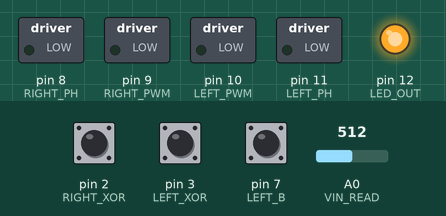
The sketch below on a simulated Arduino Uno, built with avr-gcc and run on an emulated ATmega328P. Parts: switched loads named in the sketch (green lamp = pin HIGH), output pins drawn as LEDs (lit = HIGH). Dashed ring = blinking. Inputs (shaded band) come from the test bench; at power-on: pin 3 (LEFT_XOR) LOW, A0 (VIN_READ) = 512, pin 2 (RIGHT_XOR) LOW, pin 7 (LEFT_B) LOW. What the sketch prints to the serial monitor is not drawn.

Above: at 1.2 s.
1.3 s: pin 3 (LEFT_XOR) pulled HIGH for 1 s
At 3.2 s:
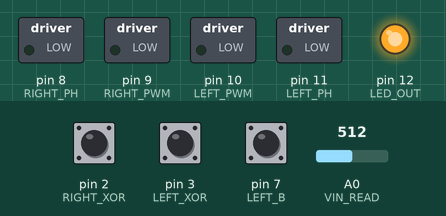
3.8 s: A0 (VIN_READ) set to 548
5.5 s: A0 (VIN_READ) set to 573
At 6.0 s:
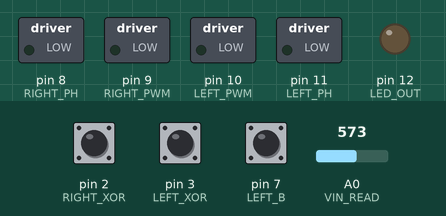
7.0 s: pin 3 (LEFT_XOR) pulled HIGH for 0.15 s
At 7.3 s:
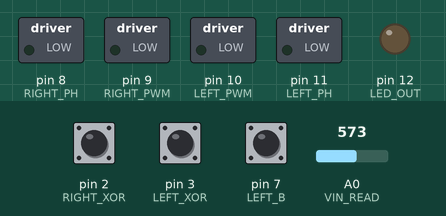
8.6 s: pin 3 (LEFT_XOR) pulled HIGH for 3.2 s
At 9.8 s:
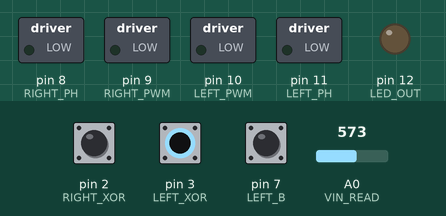
Timing chart, 0 to 13.3 s (numbered marks = the images above; inputs shaded):
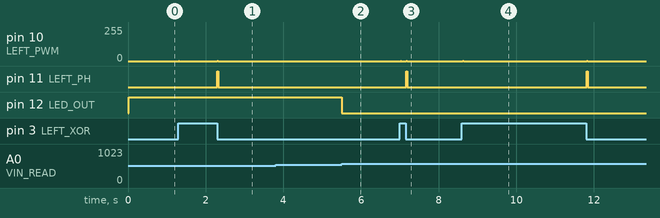

The sketch:

rova.ino
```cpp
#define RIGHT_XOR 2
#define LEFT_XOR 3
#define RIGHT_A 4
#define RIGHT_B 5
#define LEFT_A 6
#define LEFT_B 7
#define RIGHT_PH 8
#define RIGHT_PWM 9
#define LEFT_PWM 10
#define LEFT_PH 11
#define LED_OUT 12
#define VIN_READ A0

#define VLOW_THRESH 10.0 // volts
#define RATE 20 // millis
#define DEAD_COUNT_THRESH 50 // loop counts to wait before canceling movement
#define VEL_P 150 // bits per m/s err
#define PACKET_LEN 8 // two floats
#define SYNC_BYTE 0xAA // Unlikely to show up in our real data

#define WHEEL_RATIO 0.3192 // meters per revolution
#define TRACK_WIDTH 0.2646 // meters
#define COUNTS_PER_REV 280 // count/rev
#define DIST_PER_COUNT 0.000285 // m per count
#define RPS 2.333 // revolutions per second free speed
#define TOP_SPEED 0.7448 // meters per second free speed
#define BITS_PER_MSEC 342.37379 // bits/(meter/sec)
#define VIN_PER_BIT 0.01798 // battery voltage per adc bit

void isrRightXor();
void isrLeftXor();
static inline int8_t sgn(int val);
void setMotor(int phPin, int pwmPin, int value);

volatile long countLeft = 0;
volatile long countRight = 0;
volatile byte lastLeftA;
volatile byte lastLeftB;
volatile byte lastRightA;
volatile byte lastRightB;

unsigned long lastTime;
long lastCountLeft = 0;
long lastCountRight = 0;
float cmdFwd = 0;
float cmdRot = 0;
int deadCounts = 0;

void setup() {
  pinMode(RIGHT_XOR, INPUT);
  pinMode(LEFT_XOR, INPUT);
  pinMode(RIGHT_A, INPUT);
  pinMode(RIGHT_B, INPUT);
  pinMode(LEFT_A, INPUT);
  pinMode(LEFT_B, INPUT);
  pinMode(RIGHT_PH, OUTPUT);
  pinMode(RIGHT_PWM, OUTPUT);
  pinMode(LEFT_PWM, OUTPUT);
  pinMode(LEFT_PH, OUTPUT);
  pinMode(LED_OUT, OUTPUT);

  // Set PWM frequency to 32k
  TCCR1B = TCCR1B & B11111000 | B00000001;

  attachInterrupt(digitalPinToInterrupt(RIGHT_XOR), isrRightXor, CHANGE);
  attachInterrupt(digitalPinToInterrupt(LEFT_XOR), isrLeftXor, CHANGE);

  Serial.begin(115200);
  lastTime = millis();
}

void loop() {
  unsigned long curTime = millis();
  if (curTime - lastTime > RATE) {
    lastTime = curTime;
    // Read voltage input and determine if it's too low
    int vin = analogRead(VIN_READ);
    float voltage = ((float) vin) * VIN_PER_BIT;
    if (voltage <= VLOW_THRESH) {
      digitalWrite(LED_OUT, HIGH);
    }
    else {
      digitalWrite(LED_OUT, LOW);
    }

    // Calculate speed of each wheel from encoder
    int countLeftDiff = countLeft - lastCountLeft;
    float leftSpeedCounts = 1000 * ((float) countLeftDiff) / RATE;
    float leftSpeedmsec = leftSpeedCounts * DIST_PER_COUNT;
    int countRightDiff = countRight - lastCountRight;
    float rightSpeedCounts = 1000 * ((float) countRightDiff) / RATE;
    float rightSpeedmsec = rightSpeedCounts * DIST_PER_COUNT;
    lastCountRight = countRight;
    lastCountLeft = countLeft;

    float velFwd = (rightSpeedmsec + leftSpeedmsec) / 2;
    float velRot = (rightSpeedmsec - leftSpeedmsec) / TRACK_WIDTH;

    // Read in command speed
    if (Serial.available() >= 8) {
      deadCounts = 0;
      // Read directly into command memory
      Serial.readBytes((byte*) &cmdFwd, sizeof(float));
      Serial.readBytes((byte*) &cmdRot, sizeof(float));
    }
    else {
      ++deadCounts;
    }
    if (deadCounts > DEAD_COUNT_THRESH) {
      // We haven't heard from the host in a while, might be dead or frozen
      // Fail to no movement
      cmdFwd = 0;
      cmdRot = 0;
    }

    float speedRight = -(cmdFwd + cmdRot * TRACK_WIDTH / 2);
    float speedLeft = (cmdFwd - cmdRot * TRACK_WIDTH / 2);

    int cmdRight = speedRight * BITS_PER_MSEC;// + VEL_P * (speedRight - rightSpeedmsec);
    int cmdLeft = speedLeft * BITS_PER_MSEC + VEL_P * (speedLeft - leftSpeedmsec);
    setMotor(RIGHT_PH, RIGHT_PWM, cmdRight);
    setMotor(LEFT_PH, LEFT_PWM, cmdLeft);

    // Write out
    /*Serial.print(voltage);
    Serial.print(" Speed: ");
    Serial.print(velFwd);
    Serial.print(" Rotate: ");
    Serial.print(velRot);
    Serial.print(" CountR ");
    Serial.print(countRight);
    Serial.print(" CountL ");
    Serial.print(countLeft);
    Serial.print(" SpeedR ");
    Serial.print(rightSpeedmsec);
    Serial.print(" SpeedL ");
    Serial.println(leftSpeedmsec);*/
    Serial.write((byte*) &velFwd, sizeof(float));
    Serial.write((byte*) &velRot, sizeof(float));
    Serial.write((byte*) &voltage, sizeof(float));
    // Write two sync bytes to denote end
    Serial.write(SYNC_BYTE);
    Serial.write(SYNC_BYTE);
  }
}

void setMotor(int phPin, int pwmPin, int value) {
  if (sgn(value) < 0) {
    digitalWrite(phPin, HIGH);
  }
  else {
    digitalWrite(phPin, LOW);
  }

  analogWrite(pwmPin, abs(value));
}

void isrRightXor() {
  byte newRightB = digitalRead(RIGHT_B);
  byte newRightA = digitalRead(RIGHT_XOR) ^ newRightB;
  countRight += (newRightA ^ lastRightB) - (lastRightA ^ newRightB);
  if ((lastRightA ^ newRightA) & (lastRightB ^ newRightB)) {
    // error
  }
  lastRightA = newRightA;
  lastRightB = newRightB;
}

void isrLeftXor() {
  byte newLeftB = digitalRead(LEFT_B);
  byte newLeftA = digitalRead(LEFT_XOR) ^ newLeftB;
  countLeft -= (newLeftA ^ lastLeftB) - (lastLeftA ^ newLeftB);
  if ((lastLeftA ^ newLeftA) & (lastLeftB ^ newLeftB)) {
    // error
  }
  lastLeftA = newLeftA;
  lastLeftB = newLeftB;
}

static inline int8_t sgn(int val) {
 if (val < 0) return -1;
 if (val==0) return 0;
 return 1;
}
```

Measured:
- the behaviour switches between 556 and 557 on A0 (VIN_READ) (found by bisection; images 1 and 2)
- after the input at 1.3 s, pin 10 (LEFT_PWM): alternates 2/255 for 0.02 s and 0/255 for 0.98 s, starting at once; pin 11 (LEFT_PH): LOW → HIGH after 1.0 s, → LOW 0.02 s later
- after the input at 3.8 s, every drawn part: stays the same
- after the input at 5.5 s, pin 12 (LED_OUT): HIGH → LOW at once
- after the input at 7.0 s, pin 10 (LEFT_PWM): alternates 2/255 for 0.02 s and 0/255 for 0.13 s, 4 changes in all, then stays 0/255, starting at once; pin 11 (LEFT_PH): LOW → HIGH after 0.17 s, → LOW 0.02 s later
- after the input at 8.6 s, pin 10 (LEFT_PWM): alternates 2/255 for 0.02 s and 0/255 for 3.2 s, starting at once; pin 11 (LEFT_PH): LOW → HIGH after 3.2 s, → LOW 0.02 s later
